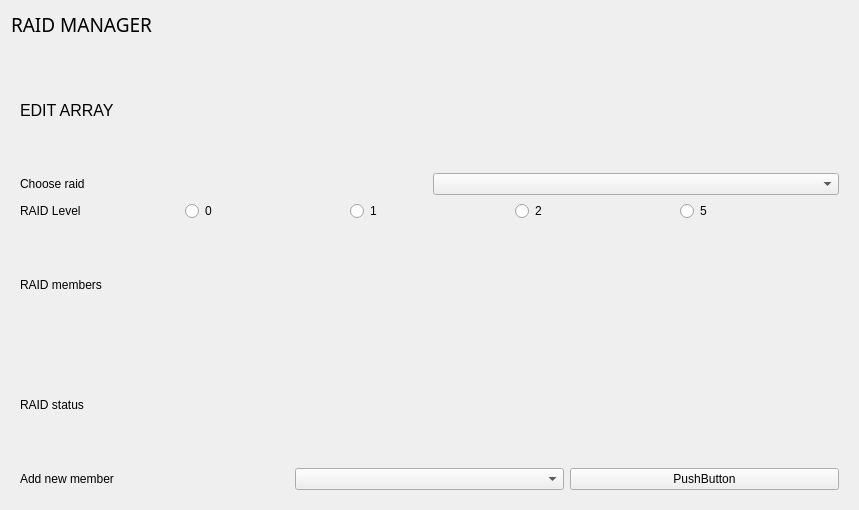
<?xml version="1.0" encoding="UTF-8"?>
<ui version="4.0">
 <class>raid_window</class>
 <widget class="QWidget" name="raid_window">
  <property name="geometry">
   <rect>
    <x>0</x>
    <y>0</y>
    <width>859</width>
    <height>510</height>
   </rect>
  </property>
  <property name="windowTitle">
   <string>RAID Manager</string>
  </property>
  <property name="windowIcon">
   <iconset resource="resources.qrc">
    <normaloff>:/new/prefix2/resources/linux.svg</normaloff>:/new/prefix2/resources/linux.svg</iconset>
  </property>
  <layout class="QGridLayout" name="gridLayout">
   <item row="1" column="0">
    <widget class="QLabel" name="label">
     <property name="font">
      <font>
       <family>Sagar</family>
       <pointsize>14</pointsize>
      </font>
     </property>
     <property name="text">
      <string>RAID MANAGER</string>
     </property>
    </widget>
   </item>
   <item row="2" column="0">
    <widget class="QStackedWidget" name="stackedWidget">
     <property name="currentIndex">
      <number>0</number>
     </property>
     <widget class="QWidget" name="page">
      <layout class="QGridLayout" name="gridLayout_2">
       <item row="4" column="0">
        <layout class="QHBoxLayout" name="horizontalLayout_4">
         <item>
          <widget class="QLabel" name="label_5">
           <property name="text">
            <string>RAID status</string>
           </property>
          </widget>
         </item>
        </layout>
       </item>
       <item row="3" column="0">
        <layout class="QHBoxLayout" name="horizontalLayout_3">
         <item>
          <widget class="QLabel" name="label_4">
           <property name="text">
            <string>RAID members</string>
           </property>
          </widget>
         </item>
        </layout>
       </item>
       <item row="1" column="0">
        <layout class="QHBoxLayout" name="horizontalLayout">
         <item>
          <widget class="QLabel" name="label_2">
           <property name="text">
            <string>Choose raid</string>
           </property>
          </widget>
         </item>
         <item>
          <widget class="QComboBox" name="comboBox_2"/>
         </item>
        </layout>
       </item>
       <item row="2" column="0">
        <layout class="QHBoxLayout" name="horizontalLayout_2">
         <item>
          <widget class="QLabel" name="label_3">
           <property name="text">
            <string>RAID Level</string>
           </property>
          </widget>
         </item>
         <item>
          <widget class="QRadioButton" name="radioButton_4">
           <property name="text">
            <string>0</string>
           </property>
          </widget>
         </item>
         <item>
          <widget class="QRadioButton" name="radioButton_5">
           <property name="text">
            <string>1</string>
           </property>
          </widget>
         </item>
         <item>
          <widget class="QRadioButton" name="radioButton_3">
           <property name="text">
            <string>2</string>
           </property>
          </widget>
         </item>
         <item>
          <widget class="QRadioButton" name="radioButton_2">
           <property name="text">
            <string>5</string>
           </property>
          </widget>
         </item>
        </layout>
       </item>
       <item row="5" column="0">
        <layout class="QHBoxLayout" name="horizontalLayout_5">
         <item>
          <widget class="QLabel" name="label_6">
           <property name="text">
            <string>Add new member</string>
           </property>
          </widget>
         </item>
         <item>
          <widget class="QComboBox" name="comboBox"/>
         </item>
         <item>
          <widget class="QPushButton" name="pushButton">
           <property name="text">
            <string>PushButton</string>
           </property>
          </widget>
         </item>
        </layout>
       </item>
       <item row="0" column="0">
        <widget class="QLabel" name="label_10">
         <property name="font">
          <font>
           <pointsize>12</pointsize>
          </font>
         </property>
         <property name="text">
          <string>EDIT ARRAY</string>
         </property>
        </widget>
       </item>
      </layout>
     </widget>
     <widget class="QWidget" name="page_2">
      <layout class="QGridLayout" name="gridLayout_3">
       <item row="3" column="0">
        <layout class="QHBoxLayout" name="horizontalLayout_8"/>
       </item>
       <item row="0" column="0">
        <widget class="QLabel" name="label_7">
         <property name="font">
          <font>
           <pointsize>12</pointsize>
          </font>
         </property>
         <property name="text">
          <string>NEW ARRAY</string>
         </property>
        </widget>
       </item>
       <item row="2" column="0">
        <layout class="QHBoxLayout" name="horizontalLayout_7">
         <item>
          <widget class="QLabel" name="label_9">
           <property name="text">
            <string>MEMBERS</string>
           </property>
          </widget>
         </item>
         <item>
          <layout class="QGridLayout" name="gridLayout_4">
           <item row="0" column="0">
            <widget class="QCheckBox" name="checkBox">
             <property name="text">
              <string>CheckBox</string>
             </property>
            </widget>
           </item>
           <item row="1" column="0">
            <widget class="QCheckBox" name="checkBox_2">
             <property name="text">
              <string>CheckBox</string>
             </property>
            </widget>
           </item>
           <item row="0" column="1">
            <widget class="QCheckBox" name="checkBox_3">
             <property name="text">
              <string>CheckBox</string>
             </property>
            </widget>
           </item>
           <item row="1" column="1">
            <widget class="QCheckBox" name="checkBox_4">
             <property name="text">
              <string>CheckBox</string>
             </property>
            </widget>
           </item>
          </layout>
         </item>
         <item>
          <widget class="QPushButton" name="pushButton_2">
           <property name="text">
            <string>Configure new disks</string>
           </property>
          </widget>
         </item>
        </layout>
       </item>
       <item row="1" column="0">
        <layout class="QHBoxLayout" name="horizontalLayout_6">
         <item>
          <widget class="QLabel" name="label_8">
           <property name="text">
            <string>LEVEL</string>
           </property>
          </widget>
         </item>
        </layout>
       </item>
      </layout>
     </widget>
    </widget>
   </item>
  </layout>
 </widget>
 <resources>
  <include location="resources.qrc"/>
 </resources>
 <connections/>
</ui>
